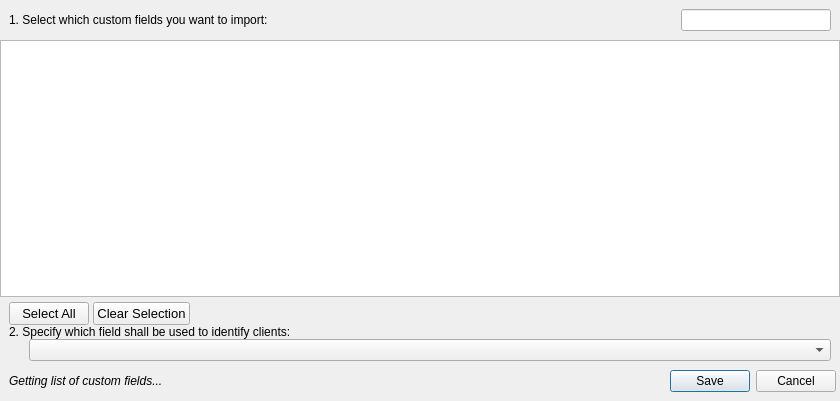
<?xml version="1.0" encoding="UTF-8"?>
<ui version="4.0">
 <class>CustomFieldsCSVTemplateDialog</class>
 <widget class="QDialog" name="CustomFieldsCSVTemplateDialog">
  <property name="geometry">
   <rect>
    <x>0</x>
    <y>0</y>
    <width>840</width>
    <height>401</height>
   </rect>
  </property>
  <property name="windowTitle">
   <string>Download CSV template</string>
  </property>
  <layout class="QVBoxLayout" name="verticalLayout_3">
   <property name="spacing">
    <number>0</number>
   </property>
   <property name="leftMargin">
    <number>0</number>
   </property>
   <property name="topMargin">
    <number>0</number>
   </property>
   <property name="rightMargin">
    <number>0</number>
   </property>
   <property name="bottomMargin">
    <number>0</number>
   </property>
   <item>
    <widget class="QWidget" name="widget" native="true">
     <layout class="QVBoxLayout" name="verticalLayout_2">
      <property name="spacing">
       <number>0</number>
      </property>
      <property name="leftMargin">
       <number>0</number>
      </property>
      <property name="topMargin">
       <number>0</number>
      </property>
      <property name="rightMargin">
       <number>0</number>
      </property>
      <property name="bottomMargin">
       <number>0</number>
      </property>
      <item>
       <widget class="QWidget" name="container" native="true">
        <layout class="QVBoxLayout" name="verticalLayout">
         <property name="spacing">
          <number>0</number>
         </property>
         <property name="leftMargin">
          <number>0</number>
         </property>
         <property name="topMargin">
          <number>0</number>
         </property>
         <property name="rightMargin">
          <number>0</number>
         </property>
         <property name="bottomMargin">
          <number>0</number>
         </property>
         <item>
          <widget class="ViewSearchHeader" name="header" native="true">
           <layout class="QHBoxLayout" name="_2">
            <item>
             <widget class="QLabel" name="label">
              <property name="sizePolicy">
               <sizepolicy hsizetype="MinimumExpanding" vsizetype="Preferred">
                <horstretch>0</horstretch>
                <verstretch>0</verstretch>
               </sizepolicy>
              </property>
              <property name="text">
               <string>1. Select which custom fields you want to import:</string>
              </property>
             </widget>
            </item>
            <item>
             <widget class="SearchLineEdit" name="searchFilter">
              <property name="sizePolicy">
               <sizepolicy hsizetype="Preferred" vsizetype="Fixed">
                <horstretch>0</horstretch>
                <verstretch>0</verstretch>
               </sizepolicy>
              </property>
              <property name="minimumSize">
               <size>
                <width>150</width>
                <height>0</height>
               </size>
              </property>
             </widget>
            </item>
           </layout>
          </widget>
         </item>
         <item>
          <widget class="QTreeView" name="fieldList">
           <property name="focusPolicy">
            <enum>Qt::NoFocus</enum>
           </property>
           <property name="editTriggers">
            <set>QAbstractItemView::NoEditTriggers</set>
           </property>
           <property name="showDropIndicator" stdset="0">
            <bool>false</bool>
           </property>
           <property name="selectionMode">
            <enum>QAbstractItemView::NoSelection</enum>
           </property>
           <property name="rootIsDecorated">
            <bool>false</bool>
           </property>
           <property name="itemsExpandable">
            <bool>false</bool>
           </property>
           <property name="sortingEnabled">
            <bool>true</bool>
           </property>
           <property name="expandsOnDoubleClick">
            <bool>false</bool>
           </property>
          </widget>
         </item>
         <item>
          <layout class="QHBoxLayout" name="horizontalLayout_4">
           <property name="spacing">
            <number>4</number>
           </property>
           <property name="leftMargin">
            <number>9</number>
           </property>
           <property name="topMargin">
            <number>5</number>
           </property>
           <property name="rightMargin">
            <number>9</number>
           </property>
           <item>
            <widget class="QPushButton" name="selectAll">
             <property name="font">
              <font>
               <pointsize>10</pointsize>
              </font>
             </property>
             <property name="text">
              <string>Select All</string>
             </property>
            </widget>
           </item>
           <item>
            <widget class="QPushButton" name="clearSelection">
             <property name="font">
              <font>
               <pointsize>10</pointsize>
              </font>
             </property>
             <property name="text">
              <string>Clear Selection</string>
             </property>
            </widget>
           </item>
           <item>
            <spacer name="horizontalSpacer_2">
             <property name="orientation">
              <enum>Qt::Horizontal</enum>
             </property>
             <property name="sizeHint" stdset="0">
              <size>
               <width>40</width>
               <height>20</height>
              </size>
             </property>
            </spacer>
           </item>
          </layout>
         </item>
        </layout>
       </widget>
      </item>
      <item>
       <widget class="QWidget" name="widget_2" native="true">
        <layout class="QVBoxLayout" name="verticalLayout_4">
         <property name="spacing">
          <number>0</number>
         </property>
         <property name="topMargin">
          <number>0</number>
         </property>
         <property name="bottomMargin">
          <number>0</number>
         </property>
         <item>
          <widget class="QLabel" name="label_2">
           <property name="text">
            <string>2. Specify which field shall be used to identify clients:</string>
           </property>
          </widget>
         </item>
        </layout>
       </widget>
      </item>
      <item>
       <layout class="QHBoxLayout" name="horizontalLayout_2">
        <property name="spacing">
         <number>4</number>
        </property>
        <property name="leftMargin">
         <number>9</number>
        </property>
        <property name="rightMargin">
         <number>9</number>
        </property>
        <item>
         <spacer name="horizontalSpacer">
          <property name="orientation">
           <enum>Qt::Horizontal</enum>
          </property>
          <property name="sizeType">
           <enum>QSizePolicy::Fixed</enum>
          </property>
          <property name="sizeHint" stdset="0">
           <size>
            <width>20</width>
            <height>20</height>
           </size>
          </property>
         </spacer>
        </item>
        <item>
         <widget class="QComboBox" name="idKeyCombo"/>
        </item>
       </layout>
      </item>
      <item>
       <layout class="QHBoxLayout" name="horizontalLayout_3">
        <property name="spacing">
         <number>4</number>
        </property>
        <property name="leftMargin">
         <number>9</number>
        </property>
        <property name="topMargin">
         <number>9</number>
        </property>
        <property name="rightMargin">
         <number>0</number>
        </property>
        <property name="bottomMargin">
         <number>9</number>
        </property>
        <item>
         <widget class="QLabel" name="status">
          <property name="sizePolicy">
           <sizepolicy hsizetype="Expanding" vsizetype="Preferred">
            <horstretch>0</horstretch>
            <verstretch>0</verstretch>
           </sizepolicy>
          </property>
          <property name="font">
           <font>
            <italic>true</italic>
           </font>
          </property>
          <property name="text">
           <string>Getting list of custom fields...</string>
          </property>
         </widget>
        </item>
        <item>
         <widget class="QDialogButtonBox" name="buttonBox">
          <property name="sizePolicy">
           <sizepolicy hsizetype="Maximum" vsizetype="Preferred">
            <horstretch>0</horstretch>
            <verstretch>0</verstretch>
           </sizepolicy>
          </property>
          <property name="orientation">
           <enum>Qt::Horizontal</enum>
          </property>
          <property name="standardButtons">
           <set>QDialogButtonBox::Cancel|QDialogButtonBox::Save</set>
          </property>
         </widget>
        </item>
        <item>
         <widget class="CircularProgressIndicator" name="progress" native="true"/>
        </item>
       </layout>
      </item>
     </layout>
    </widget>
   </item>
  </layout>
 </widget>
 <customwidgets>
  <customwidget>
   <class>SearchLineEdit</class>
   <extends>QLineEdit</extends>
   <header>FileWaveGuiLib/searchlineedit/searchlineedit.h</header>
  </customwidget>
  <customwidget>
   <class>CircularProgressIndicator</class>
   <extends>QWidget</extends>
   <header>FileWaveGuiLib/circularprogressindicator.h</header>
   <container>1</container>
  </customwidget>
  <customwidget>
   <class>ViewSearchHeader</class>
   <extends>QWidget</extends>
   <header>FileWaveGuiLib/searchheader/ViewSearchHeader.h</header>
   <container>1</container>
  </customwidget>
 </customwidgets>
 <resources/>
 <connections>
  <connection>
   <sender>buttonBox</sender>
   <signal>accepted()</signal>
   <receiver>CustomFieldsCSVTemplateDialog</receiver>
   <slot>accept()</slot>
   <hints>
    <hint type="sourcelabel">
     <x>248</x>
     <y>254</y>
    </hint>
    <hint type="destinationlabel">
     <x>157</x>
     <y>274</y>
    </hint>
   </hints>
  </connection>
  <connection>
   <sender>buttonBox</sender>
   <signal>rejected()</signal>
   <receiver>CustomFieldsCSVTemplateDialog</receiver>
   <slot>reject()</slot>
   <hints>
    <hint type="sourcelabel">
     <x>316</x>
     <y>260</y>
    </hint>
    <hint type="destinationlabel">
     <x>286</x>
     <y>274</y>
    </hint>
   </hints>
  </connection>
 </connections>
</ui>
